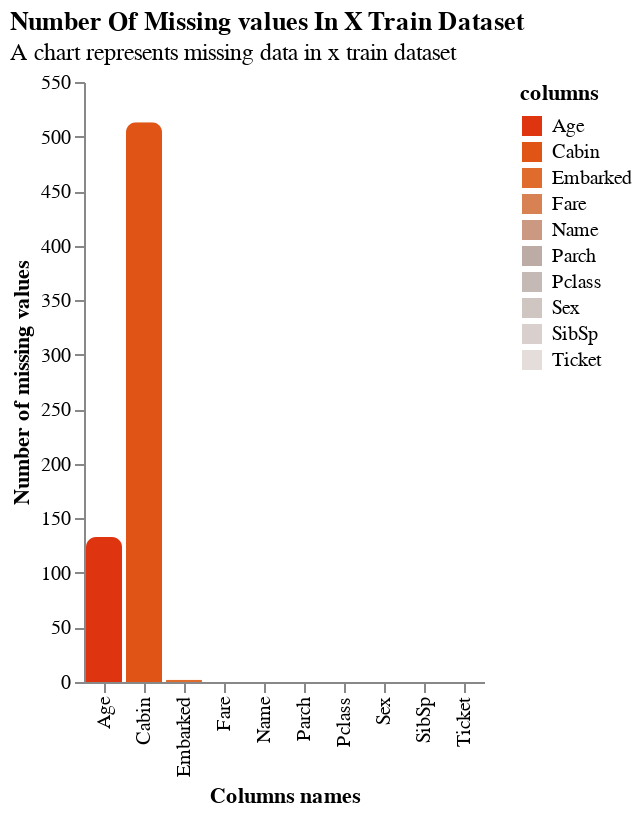

Here is the notebook cell this chart was saved with:
### Code cell
plot_nan(
    train_x,
    name='x train dataset',
    only_nan=False
)

### Figure 1 — Vega-Lite specification as saved in the notebook (floating-point values rounded to 4 significant figures)
{"$schema": "https://vega.github.io/schema/vega-lite/v5.20.1.json", "config": {"axis": {"grid": false}, "view": {"continuousHeight": 300, "continuousWidth": 300, "stroke": null}}, "data": {"name": "data-d2eaec2e90436b595b8882900ddd18ee"}, "datasets": {"data-d2eaec2e90436b595b8882900ddd18ee": [{"columns": "Pclass", "percent_nan": 0, "total_nan": 0}, {"columns": "Name", "percent_nan": 0, "total_nan": 0}, {"columns": "Sex", "percent_nan": 0, "total_nan": 0}, {"columns": "Age", "percent_nan": 20, "total_nan": 133}, {"columns": "SibSp", "percent_nan": 0, "total_nan": 0}, {"columns": "Parch", "percent_nan": 0, "total_nan": 0}, {"columns": "Ticket", "percent_nan": 0, "total_nan": 0}, {"columns": "Fare", "percent_nan": 0, "total_nan": 0}, {"columns": "Cabin", "percent_nan": 77, "total_nan": 513}, {"columns": "Embarked", "percent_nan": 0, "total_nan": 2}]}, "encoding": {"color": {"field": "columns", "legend": {"orient": "right"}, "scale": {"reverse": true, "scheme": "lightgreyred"}, "type": "nominal"}, "text": {"field": "columns", "type": "nominal"}, "tooltip": [{"field": "columns", "type": "nominal"}, {"field": "total_nan", "type": "quantitative"}, {"field": "percent_nan", "type": "quantitative"}], "x": {"field": "columns", "title": "Columns names", "type": "nominal"}, "y": {"field": "total_nan", "title": "Number of missing values", "type": "quantitative"}}, "mark": {"cornerRadiusTopLeft": 5, "cornerRadiusTopRight": 5, "type": "bar"}, "title": {"anchor": "start", "subtitle": "A chart represents missing data in x train dataset", "text": "Number Of Missing values In X Train Dataset"}}
